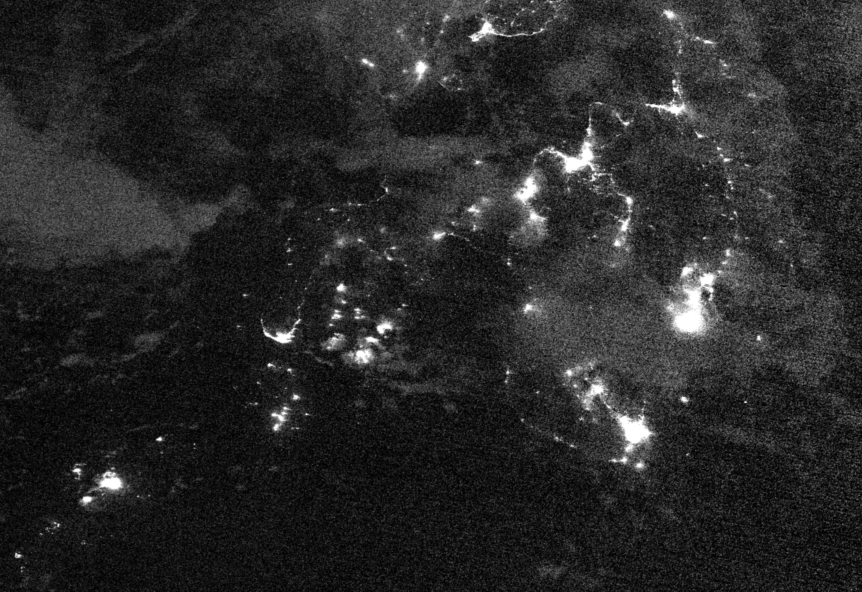
#> input picture sample_viirs/jan921.tiff, 1724 x 1183 px (shown at 1/2 size)
$ jupyter execute --allow-errors 'Prediction Script.ipynb'
#> lines starting #> are read from the running program, lines starting #| are printed output that depends on the picture; after the words box and inside, x2 and y2 are one past the last pixel; in counts of white or black regions, pixels touching at a corner belong together
[cell 1]
import cv2 as cv
import matplotlib.pyplot as plt
import numpy as np
import os

input_img = 'sample_viirs/jan921.tiff'
output_img = 'sample_viirs/sample.tiff'

# img = cv.imread('Sample VIIRS/jan721.tiff')
img = cv.imread(input_img)
#> img is the input picture: shape (1183, 1724, 3); min 0, max 255, mean 40.2

M = 512
N = M

if os.path.exists("prediction_inputs"):
    os.system("rm -r prediction_inputs/")
os.mkdir("prediction_inputs")
os.mkdir("prediction_inputs/cloudy_image")

[cell 2]
fig = plt.figure(figsize=(30, 30),dpi=80)
plt.imshow(img)

[cell 3]
i = 0
arr = []
print("ORIGINAL ", img.shape)
#| ORIGINAL  (1183, 1724, 3)

# slicing images into 512 x 512, with iteration moving at 512/4
for x in range(0,img.shape[0] // M + 2):
    for y in range(0,img.shape[1] // N + 2):
        x1 = x * M if x * M < img.shape[0] and x * M + M < img.shape[0] else img.shape[0]- M
        y1 = y * N if y * N < img.shape[1] and y * N + N < img.shape[1] else img.shape[1] - N
        # getting the image slice
        sampimg = img[x1:x1+M,y1:y1+N]
        # recording image name, and location where it will be placed in the new image
        arr.append([str(i)+".tiff", x1, x1+M, y1, y1+N])
        # writing it into the prediction directory
        cv.imwrite(os.path.join("prediction_inputs/cloudy_image", arr[i][0]), sampimg)
        i += 1
#> this loop made 4 passes
#> pass 1, `cv.imwrite(os.path.join("prediction_inputs/cloudy_image", arr[i][0]), ..`:
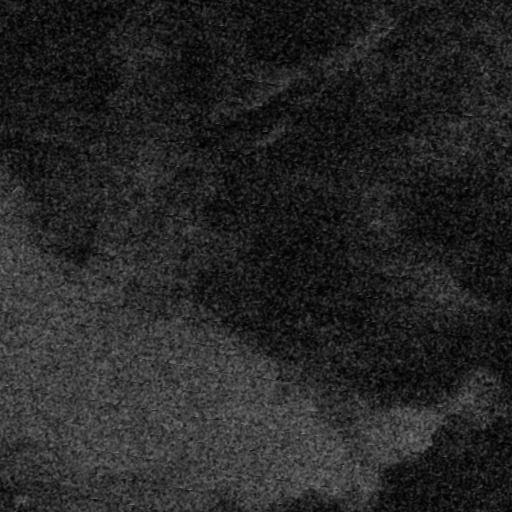
#> saved as 0.tiff: shape (512, 512, 3); min 1, max 130, mean 37.8
#> pass 1, `cv.imwrite(os.path.join("prediction_inputs/cloudy_image", arr[i][0]), ..`:
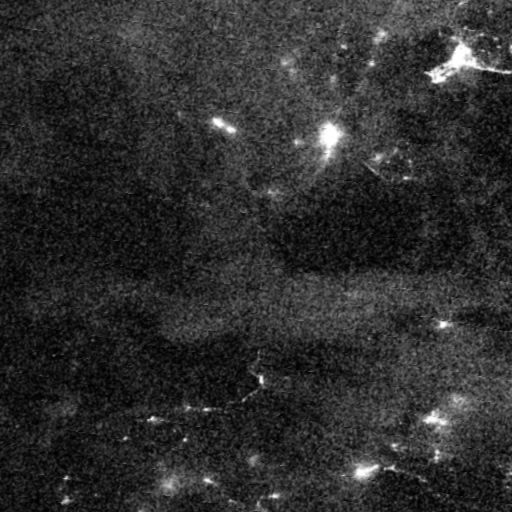
#> saved as 1.tiff: shape (512, 512, 3); min 1, max 255, mean 46.5
#> pass 1, `cv.imwrite(os.path.join("prediction_inputs/cloudy_image", arr[i][0]), ..`:
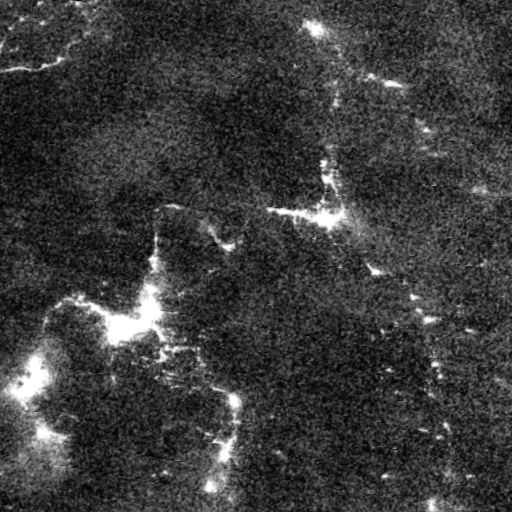
#> saved as 2.tiff: shape (512, 512, 3); min 1, max 255, mean 60.2
#> pass 1, `cv.imwrite(os.path.join("prediction_inputs/cloudy_image", arr[i][0]), ..`:
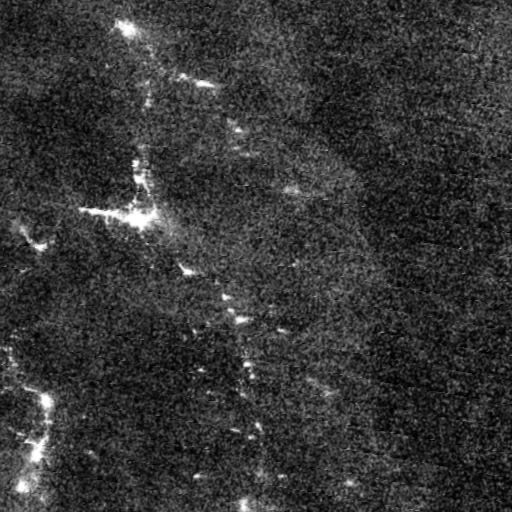
#> saved as 3.tiff: shape (512, 512, 3); min 0, max 255, mean 54.4
#> after the loop, arr = 20 items, first 6: ['0.tiff', 0, 512, 0, 512], ['1.tiff', 0, 512, 512, 1024], ['2.tiff', 0, 512, 1024, 1536], ['3.tiff', 0, 512, 1212, 1724], ['4.tiff', 0, 512, 1212, 1724], ['5.tiff', 512, 1024, 0, 512]; i = 20
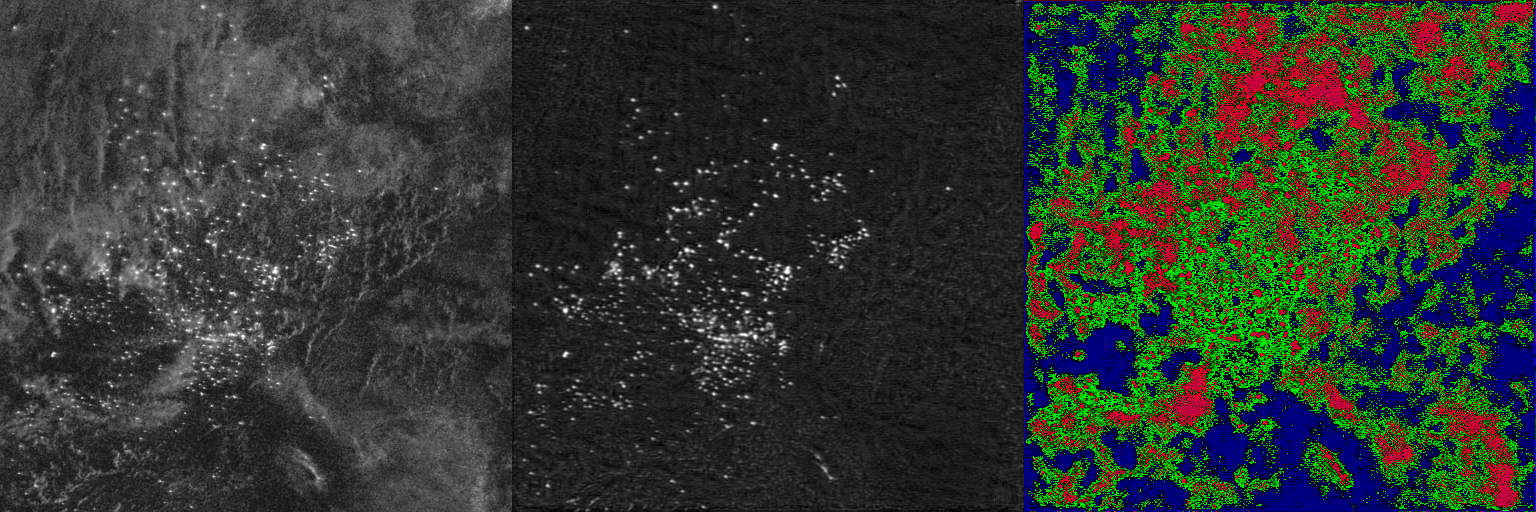
#> input picture prediction_inputs/epoch_0001/0.tiff, 1536 x 512 px
#> further down, val is the input picture: shape (512, 1536, 3); mean B, G, R 44.2, 53.6, 43.8
#> `cleaned = val[:, 1*trio:2*trio]`:
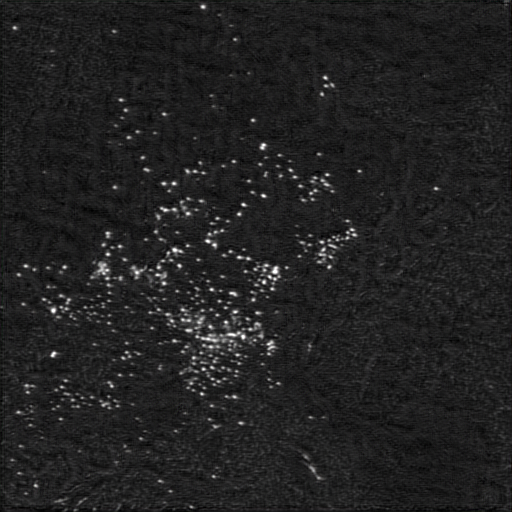
#> cleaned: shape (512, 512, 3); mean B, G, R 33.6, 33.4, 33.5
#> `img[item[1]:item[2], item[3]:item[4]] = cleaned`:
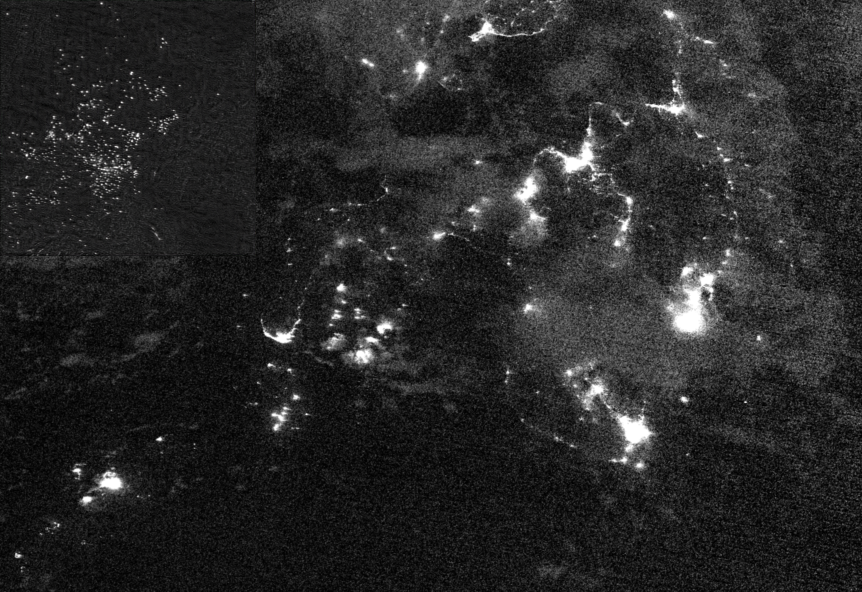
#> img: shape (1183, 1724, 3) (shown at 1/2 size); 12.81% of pixels changed, all inside (x1, y1, x2, y2) = (0, 0, 512, 512)
#> `attentionmap[item[1]:item[2], item[3]:item[4]] = val[:, 2*trio:]`:
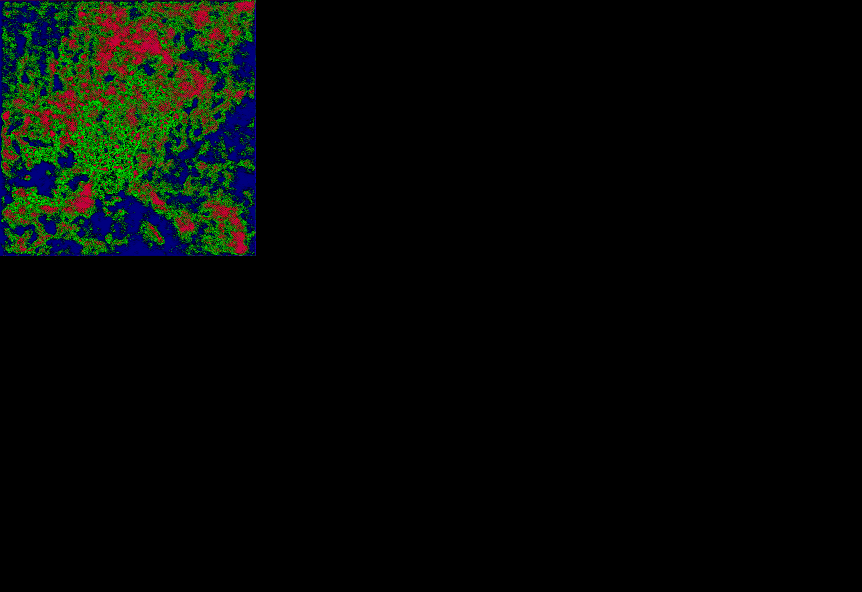
#> attentionmap: shape (1183, 1724, 3) float64 (shown at 1/2 size); mean B, G, R 4.5, 8.1, 4.3
#> pass 2 of the loop `for item in arr:`:
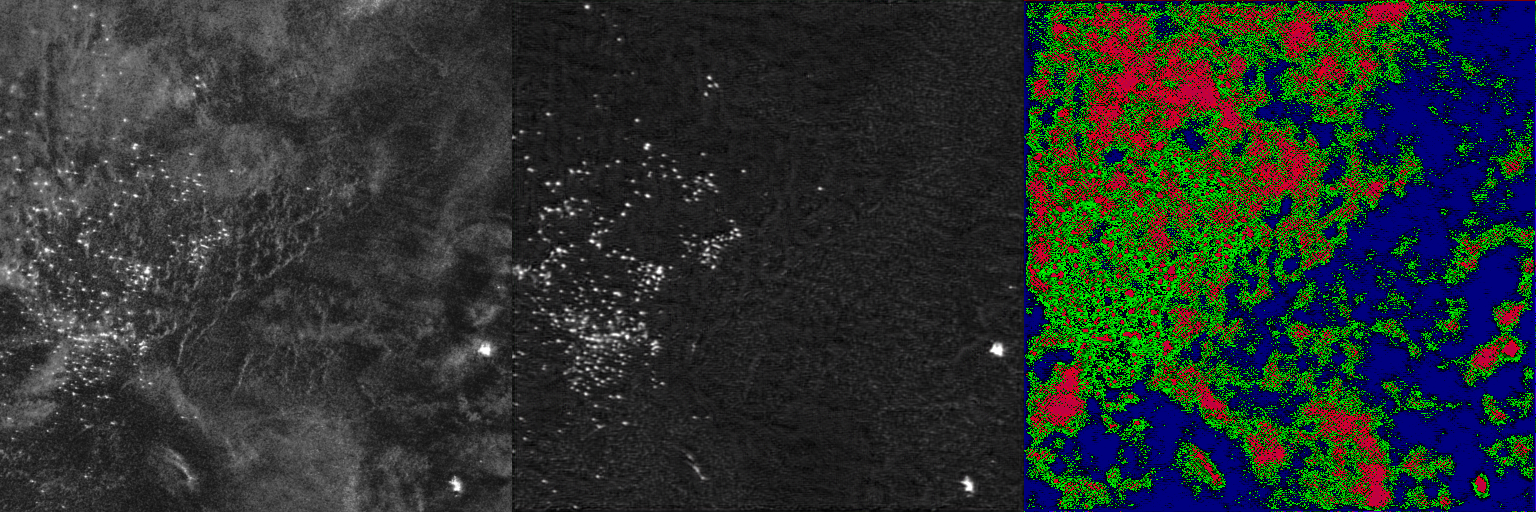
#> input picture prediction_inputs/epoch_0001/1.tiff, 1536 x 512 px
#> val is the input picture: shape (512, 1536, 3); mean B, G, R 46.4, 49.7, 41.3
#> `img[item[1]:item[2], item[3]:item[4]] = cleaned`:
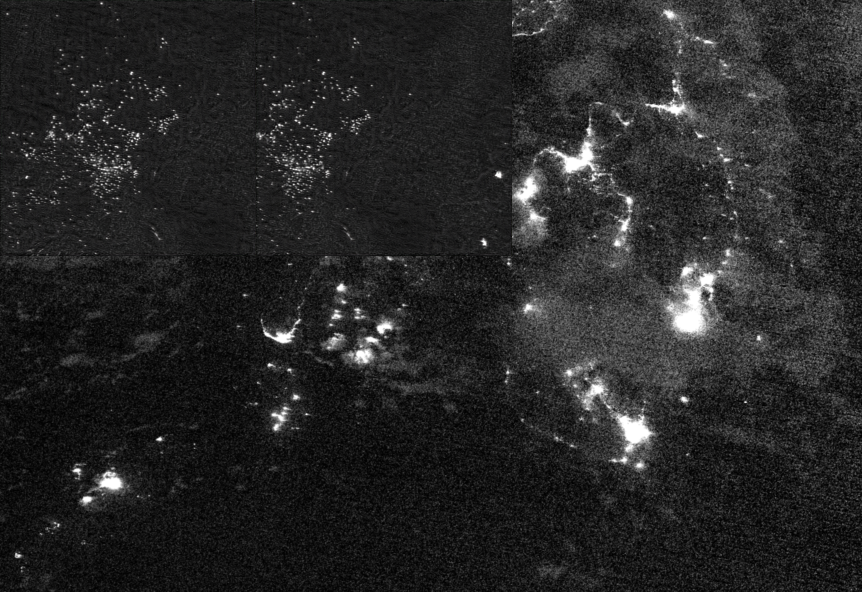
#> img: shape (1183, 1724, 3) (shown at 1/2 size); 12.82% of pixels changed, all inside (x1, y1, x2, y2) = (512, 0, 1024, 512)
#> `attentionmap[item[1]:item[2], item[3]:item[4]] = val[:, 2*trio:]`:
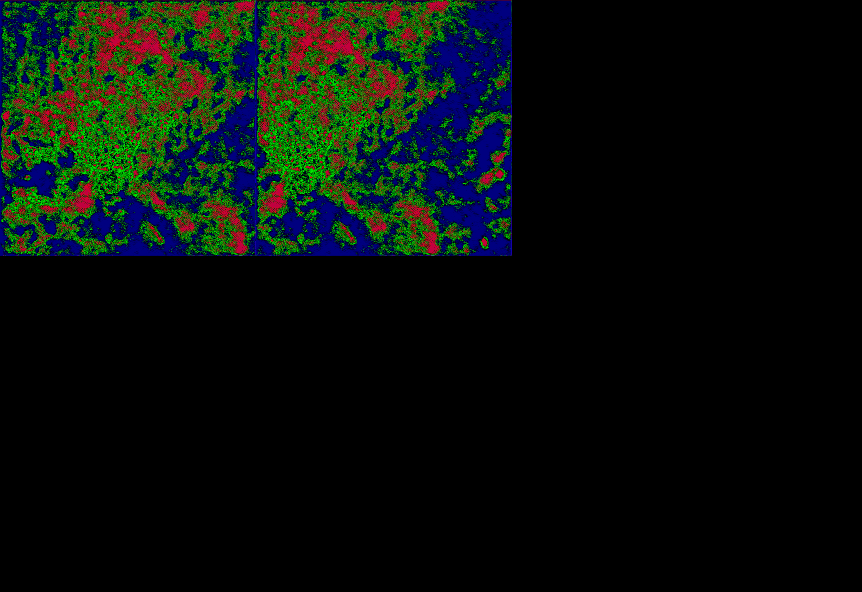
#> attentionmap: shape (1183, 1724, 3) float64 (shown at 1/2 size); mean B, G, R 10.2, 15.1, 8.1
#> pass 3 of the loop `for item in arr:`:
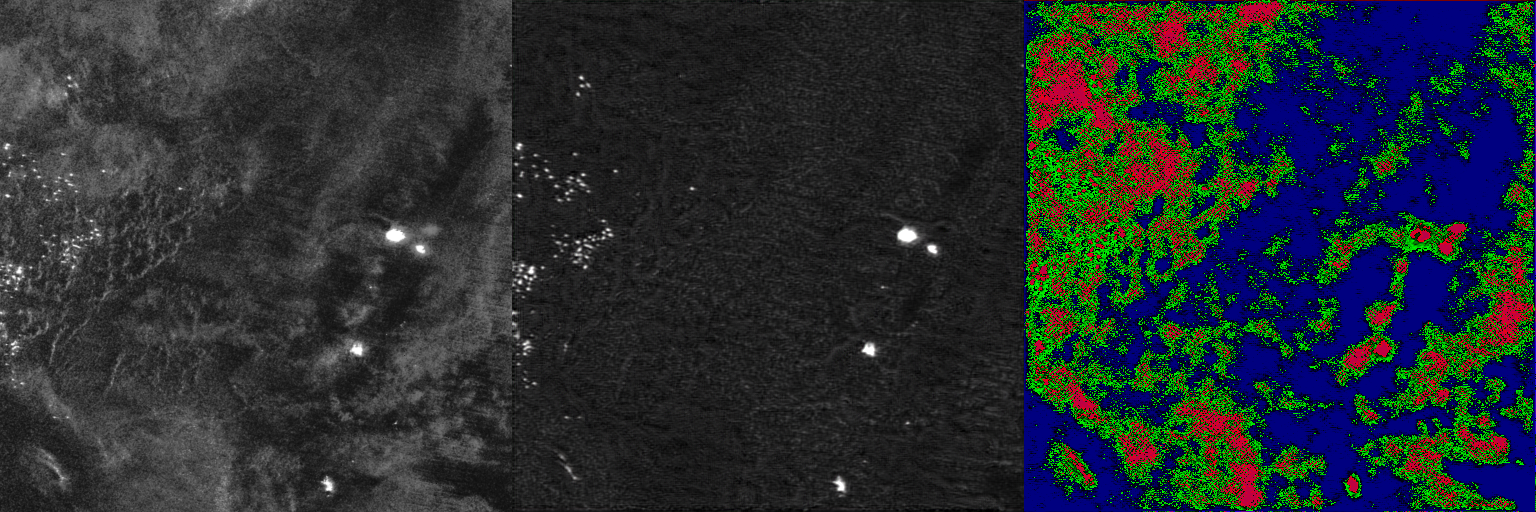
#> input picture prediction_inputs/epoch_0001/2.tiff, 1536 x 512 px
#> val is the input picture: shape (512, 1536, 3); mean B, G, R 47.5, 45.1, 37.4
#> `img[item[1]:item[2], item[3]:item[4]] = cleaned`:
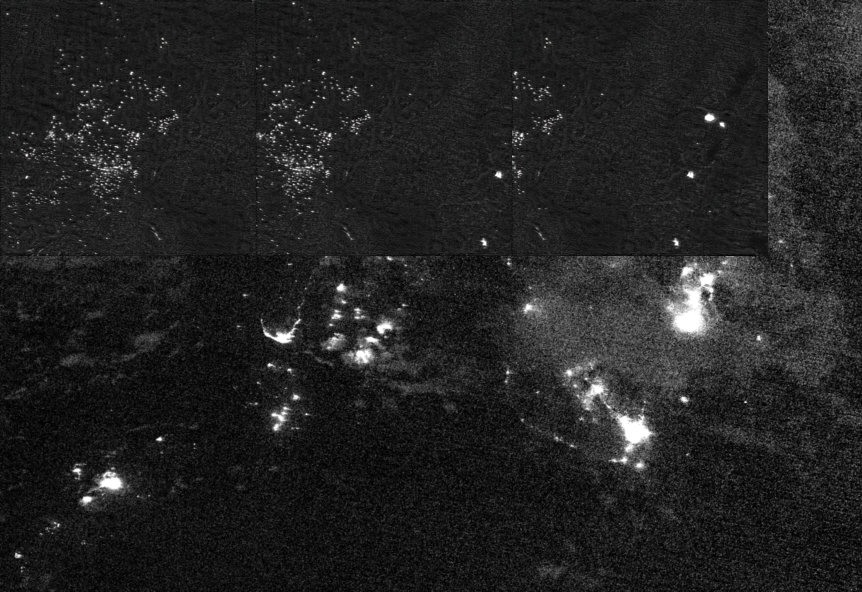
#> img: shape (1183, 1724, 3) (shown at 1/2 size); 12.82% of pixels changed, all inside (x1, y1, x2, y2) = (1024, 0, 1536, 512)
#> `attentionmap[item[1]:item[2], item[3]:item[4]] = val[:, 2*trio:]`:
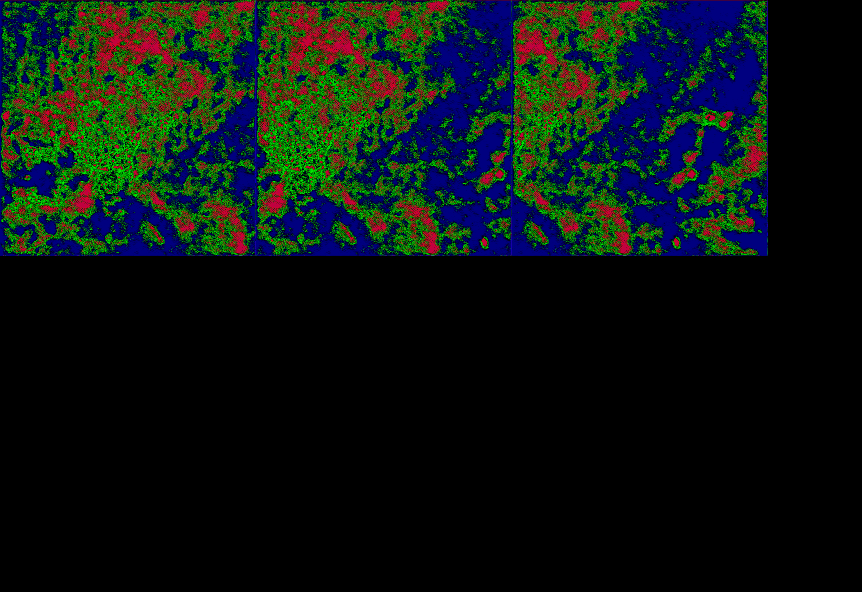
#> attentionmap: shape (1183, 1724, 3) float64 (shown at 1/2 size); mean B, G, R 17.1, 21.1, 11.1

[cell 4]
"""
Python prediction script. Use based on whether you have a GPU or not
"""

# w/o GPU
# os.system("python predict_general.py --config pretrained_models/Denoised/config_cpu.yml --pretrained pretrained_models/Denoised/gen_model_epoch_60.pth ")

# w/ GPU
os.system("python predict_general.py --config pretrained_models/Denoised/config_gpu.yml --pretrained pretrained_models/Denoised/gen_model_epoch_60.pth  --cuda")

[cell 5]
# base arrays for reconstructing image
new_img = np.zeros(img.shape)
attentionmap = np.zeros(img.shape)

# getting the 2nd part of the three images
# recall: 1st image - cloudy, 2nd image - cleaned, 3rd image - attention map
#> (the rest of this cell did not finish here and is left out)

[cell 6]
fig = plt.figure(figsize=(30, 30),dpi=80)
plt.subplot(121), plt.imshow(img) # original image
# plt.subplot(122); plt.imshow(new_img.astype("uint8")) # cleaned/newly reconstructed image

[cell 7]
# plt.imshow(attentionmap.astype("uint8"))

[cell 8]
cv.imwrite(output_img, img)
#> Out = True
